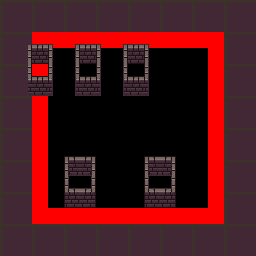

The image is a tile-based game level rendered from a .tmx file. Its description and complete source (layers, tilesets, objects, tile grids) follow:
An orthogonal 16x16 tile map with 16x16 px tiles, 2 tile layers (Floor, Tile Layer 1).

<map version="1.0" tiledversion="2018.07.13" orientation="orthogonal" renderorder="right-down" width="16" height="16" tilewidth="16" tileheight="16" infinite="0" nextlayerid="3" nextobjectid="1">
 <tileset firstgid="1" name="tileset" tilewidth="16" tileheight="16" tilecount="256" columns="16">
  <image source="tileset.png" width="256" height="256" />
  <tile id="15">
   <animation>
    <frame tileid="15" duration="100" />
    <frame tileid="31" duration="100" />
    <frame tileid="47" duration="100" />
    <frame tileid="63" duration="100" />
    <frame tileid="79" duration="100" />
    <frame tileid="95" duration="100" />
    <frame tileid="111" duration="100" />
    <frame tileid="127" duration="100" />
    <frame tileid="143" duration="100" />
   </animation>
  </tile>
 </tileset>
 <layer id="2" name="Floor" width="16" height="16">
  <data encoding="csv">
98,99,98,99,98,99,98,99,98,99,98,99,98,99,98,99,
114,115,114,115,114,115,114,115,114,115,114,115,114,115,114,115,
98,99,16,16,16,16,16,16,16,16,16,16,16,16,98,99,
114,115,16,0,0,0,0,0,0,0,0,0,0,16,114,115,
98,99,16,0,0,0,0,0,0,0,0,0,0,16,98,99,
114,115,16,0,0,0,0,0,0,0,0,0,0,16,114,115,
98,99,16,0,0,0,0,0,0,0,0,0,0,16,98,99,
114,115,16,0,0,0,0,0,0,0,0,0,0,16,114,115,
98,99,16,0,0,0,0,0,0,0,0,0,0,16,98,99,
114,115,16,0,0,0,0,0,0,0,0,0,0,16,114,115,
98,99,16,0,0,0,0,0,0,0,0,0,0,16,98,99,
114,115,16,0,0,0,0,0,0,0,0,0,0,16,114,115,
98,99,16,0,0,0,0,0,0,0,0,0,0,16,98,99,
114,115,16,16,16,16,16,16,16,16,16,16,16,16,114,115,
98,99,98,99,98,99,98,99,98,99,98,99,98,99,98,99,
114,115,114,115,114,115,114,115,114,115,114,115,114,115,114,115
</data>
 </layer>
 <layer id="1" name="Tile Layer 1" width="16" height="16">
  <data encoding="csv">
0,0,0,0,0,0,0,0,0,0,0,0,0,0,0,0,
0,0,0,0,0,0,0,0,0,0,0,0,0,0,0,0,
0,1,2,3,1,2,3,1,2,3,0,0,0,0,0,0,
0,17,18,19,17,18,19,17,18,19,0,0,0,0,0,0,
0,33,34,35,33,34,35,33,34,35,0,0,0,0,0,0,
0,49,50,51,49,50,51,49,50,51,0,0,0,0,0,0,
0,0,0,0,0,0,0,0,0,0,0,0,0,0,0,0,
0,0,0,0,0,0,0,0,0,0,0,0,0,0,0,0,
0,0,0,0,0,0,0,0,0,0,0,0,0,0,0,0,
0,0,0,0,4,5,0,0,0,4,5,0,0,0,0,0,
0,0,0,0,20,21,0,0,0,20,21,0,0,0,0,0,
0,0,0,0,36,37,0,0,0,36,37,0,0,0,0,0,
0,0,0,0,52,53,0,0,0,52,53,0,0,0,0,0,
0,0,0,0,0,0,0,0,0,0,0,0,0,0,0,0,
0,0,0,0,0,0,0,0,0,0,0,0,0,0,0,0,
0,0,0,0,0,0,0,0,0,0,0,0,0,0,0,0
</data>
 </layer>
</map>
